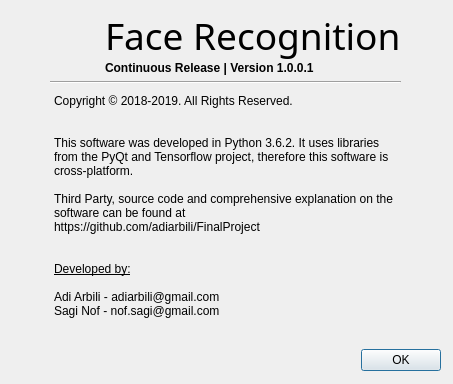
<?xml version="1.0" encoding="UTF-8"?>
<ui version="4.0">
 <class>Dialog</class>
 <widget class="QDialog" name="Dialog">
  <property name="geometry">
   <rect>
    <x>0</x>
    <y>0</y>
    <width>453</width>
    <height>384</height>
   </rect>
  </property>
  <property name="sizePolicy">
   <sizepolicy hsizetype="Minimum" vsizetype="Minimum">
    <horstretch>0</horstretch>
    <verstretch>0</verstretch>
   </sizepolicy>
  </property>
  <property name="windowTitle">
   <string>Dialog</string>
  </property>
  <widget class="QWidget" name="">
   <property name="geometry">
    <rect>
     <x>10</x>
     <y>10</y>
     <width>431</width>
     <height>361</height>
    </rect>
   </property>
   <layout class="QVBoxLayout" name="verticalLayout">
    <item>
     <layout class="QGridLayout" name="gridLayout">
      <property name="leftMargin">
       <number>40</number>
      </property>
      <property name="rightMargin">
       <number>40</number>
      </property>
      <item row="0" column="0" alignment="Qt::AlignRight">
       <widget class="QLabel" name="icon">
        <property name="text">
         <string>&lt;html&gt;&lt;head/&gt;&lt;body&gt;&lt;p&gt;&lt;img src=&quot;:/Icon/icon.ico&quot; width=&quot;50&quot; height=&quot;50&quot;/&gt;&lt;/p&gt;&lt;/body&gt;&lt;/html&gt;</string>
        </property>
       </widget>
      </item>
      <item row="0" column="1">
       <layout class="QVBoxLayout" name="Title">
        <property name="spacing">
         <number>0</number>
        </property>
        <item>
         <widget class="QLabel" name="title">
          <property name="sizePolicy">
           <sizepolicy hsizetype="Minimum" vsizetype="Minimum">
            <horstretch>0</horstretch>
            <verstretch>0</verstretch>
           </sizepolicy>
          </property>
          <property name="font">
           <font>
            <family>Bauhaus 93</family>
            <pointsize>28</pointsize>
           </font>
          </property>
          <property name="text">
           <string>Face Recognition</string>
          </property>
         </widget>
        </item>
        <item>
         <widget class="QLabel" name="release">
          <property name="sizePolicy">
           <sizepolicy hsizetype="Minimum" vsizetype="Minimum">
            <horstretch>0</horstretch>
            <verstretch>0</verstretch>
           </sizepolicy>
          </property>
          <property name="font">
           <font>
            <weight>75</weight>
            <bold>true</bold>
           </font>
          </property>
          <property name="text">
           <string>Continuous Release | Version 1.0.0.1</string>
          </property>
         </widget>
        </item>
       </layout>
      </item>
      <item row="1" column="0" colspan="2">
       <widget class="Line" name="line">
        <property name="orientation">
         <enum>Qt::Horizontal</enum>
        </property>
       </widget>
      </item>
      <item row="2" column="0" colspan="2">
       <widget class="QTextBrowser" name="content">
        <property name="sizePolicy">
         <sizepolicy hsizetype="Minimum" vsizetype="Expanding">
          <horstretch>0</horstretch>
          <verstretch>0</verstretch>
         </sizepolicy>
        </property>
        <property name="styleSheet">
         <string notr="true">background: transparent;</string>
        </property>
        <property name="frameShape">
         <enum>QFrame::NoFrame</enum>
        </property>
        <property name="html">
         <string>&lt;!DOCTYPE HTML PUBLIC &quot;-//W3C//DTD HTML 4.0//EN&quot; &quot;http://www.w3.org/TR/REC-html40/strict.dtd&quot;&gt;
&lt;html&gt;&lt;head&gt;&lt;meta name=&quot;qrichtext&quot; content=&quot;1&quot; /&gt;&lt;style type=&quot;text/css&quot;&gt;
p, li { white-space: pre-wrap; }
&lt;/style&gt;&lt;/head&gt;&lt;body style=&quot; font-family:'MS Shell Dlg 2'; font-size:7.8pt; font-weight:400; font-style:normal;&quot;&gt;
&lt;p style=&quot; margin-top:0px; margin-bottom:0px; margin-left:0px; margin-right:0px; -qt-block-indent:0; text-indent:0px;&quot;&gt;&lt;span style=&quot; font-size:9pt;&quot;&gt;Copyright © 2018-2019. All Rights Reserved.&lt;/span&gt;&lt;/p&gt;
&lt;p style=&quot;-qt-paragraph-type:empty; margin-top:0px; margin-bottom:0px; margin-left:0px; margin-right:0px; -qt-block-indent:0; text-indent:0px; font-size:9pt;&quot;&gt;&lt;br /&gt;&lt;/p&gt;
&lt;p style=&quot;-qt-paragraph-type:empty; margin-top:0px; margin-bottom:0px; margin-left:0px; margin-right:0px; -qt-block-indent:0; text-indent:0px; font-size:9pt;&quot;&gt;&lt;br /&gt;&lt;/p&gt;
&lt;p style=&quot; margin-top:0px; margin-bottom:0px; margin-left:0px; margin-right:0px; -qt-block-indent:0; text-indent:0px;&quot;&gt;&lt;span style=&quot; font-size:9pt;&quot;&gt;This software was developed in Python 3.6.2. It uses libraries from the PyQt and Tensorflow project, therefore this software is cross-platform.&lt;/span&gt;&lt;/p&gt;
&lt;p style=&quot;-qt-paragraph-type:empty; margin-top:0px; margin-bottom:0px; margin-left:0px; margin-right:0px; -qt-block-indent:0; text-indent:0px; font-size:9pt;&quot;&gt;&lt;br /&gt;&lt;/p&gt;
&lt;p style=&quot; margin-top:0px; margin-bottom:0px; margin-left:0px; margin-right:0px; -qt-block-indent:0; text-indent:0px;&quot;&gt;&lt;span style=&quot; font-size:9pt;&quot;&gt;Third Party, source code and comprehensive explanation on the software can be found at &lt;/span&gt;&lt;/p&gt;
&lt;p style=&quot; margin-top:0px; margin-bottom:0px; margin-left:0px; margin-right:0px; -qt-block-indent:0; text-indent:0px;&quot;&gt;&lt;span style=&quot; font-size:9pt;&quot;&gt;https://github.com/adiarbili/FinalProject&lt;/span&gt;&lt;/p&gt;
&lt;p style=&quot;-qt-paragraph-type:empty; margin-top:0px; margin-bottom:0px; margin-left:0px; margin-right:0px; -qt-block-indent:0; text-indent:0px; font-size:9pt;&quot;&gt;&lt;br /&gt;&lt;/p&gt;
&lt;p style=&quot;-qt-paragraph-type:empty; margin-top:0px; margin-bottom:0px; margin-left:0px; margin-right:0px; -qt-block-indent:0; text-indent:0px; font-size:9pt;&quot;&gt;&lt;br /&gt;&lt;/p&gt;
&lt;p style=&quot; margin-top:0px; margin-bottom:0px; margin-left:0px; margin-right:0px; -qt-block-indent:0; text-indent:0px;&quot;&gt;&lt;span style=&quot; font-size:9pt; text-decoration: underline;&quot;&gt;Developed by:&lt;/span&gt;&lt;/p&gt;
&lt;p style=&quot;-qt-paragraph-type:empty; margin-top:0px; margin-bottom:0px; margin-left:0px; margin-right:0px; -qt-block-indent:0; text-indent:0px; font-size:9pt; text-decoration: underline;&quot;&gt;&lt;br /&gt;&lt;/p&gt;
&lt;p style=&quot; margin-top:0px; margin-bottom:0px; margin-left:0px; margin-right:0px; -qt-block-indent:0; text-indent:0px;&quot;&gt;&lt;span style=&quot; font-size:9pt;&quot;&gt;Adi Arbili - adiarbili@gmail.com&lt;/span&gt;&lt;/p&gt;
&lt;p style=&quot; margin-top:0px; margin-bottom:0px; margin-left:0px; margin-right:0px; -qt-block-indent:0; text-indent:0px;&quot;&gt;&lt;span style=&quot; font-size:9pt;&quot;&gt;Sagi Nof - nof.sagi@gmail.com&lt;/span&gt;&lt;/p&gt;&lt;/body&gt;&lt;/html&gt;</string>
        </property>
       </widget>
      </item>
     </layout>
    </item>
    <item alignment="Qt::AlignRight">
     <widget class="QPushButton" name="ok">
      <property name="text">
       <string>OK</string>
      </property>
     </widget>
    </item>
   </layout>
  </widget>
 </widget>
 <resources>
  <include location="guiResource.qrc"/>
 </resources>
 <connections/>
</ui>
